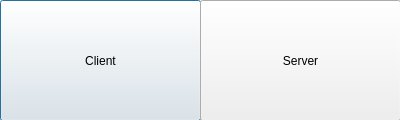
<?xml version="1.0" encoding="UTF-8"?>
<ui version="4.0">
 <class>NetworkDialog</class>
 <widget class="QDialog" name="NetworkDialog">
  <property name="geometry">
   <rect>
    <x>0</x>
    <y>0</y>
    <width>400</width>
    <height>120</height>
   </rect>
  </property>
  <property name="windowTitle">
   <string>Choose Mode</string>
  </property>
  <widget class="QPushButton" name="clientButton">
   <property name="geometry">
    <rect>
     <x>0</x>
     <y>0</y>
     <width>201</width>
     <height>121</height>
    </rect>
   </property>
   <property name="text">
    <string>Client</string>
   </property>
  </widget>
  <widget class="QPushButton" name="serverButton">
   <property name="geometry">
    <rect>
     <x>200</x>
     <y>0</y>
     <width>201</width>
     <height>121</height>
    </rect>
   </property>
   <property name="text">
    <string>Server</string>
   </property>
  </widget>
 </widget>
 <resources/>
 <connections/>
</ui>
